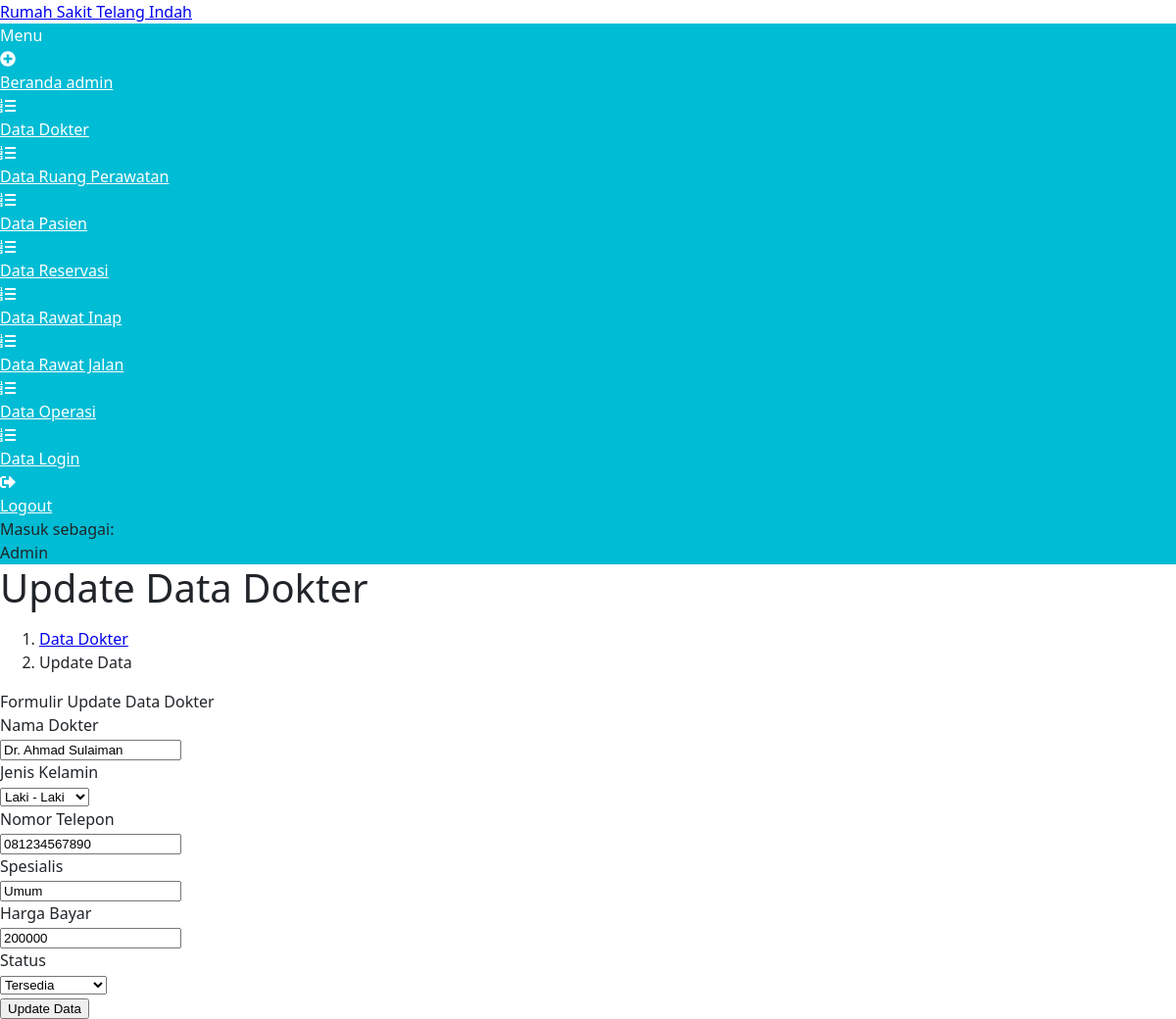
The page /updatedokter.php?op=edit&id=1 (signed in) on the database its author committed.
### tables this page shows
CREATE TABLE `dokter` (
  `id_dokter` int(11) NOT NULL,
  `nama_dokter` varchar(50) NOT NULL,
  `jenis_kelamin` enum('Laki - Laki','Perempuan') NOT NULL,
  `no_telepon` varchar(20) NOT NULL,
  `spesialis` varchar(20) NOT NULL,
  `harga_bayar` int(10) NOT NULL,
  `status` enum('Tersedia','Tidak Tersedia') NOT NULL
);

### updatedokter.php (the view, shortened to what this page needs)
<?php
require 'function.php';
if (isset($_GET['op'])) {
    $op = $_GET['op'];
} else {
    $op = "";
}
if ($op == 'edit' && isset($_GET['id'])) {
    $id = $_GET['id'];
    $sql_select = "SELECT * FROM dokter WHERE id_dokter=?";
    $stmt = mysqli_prepare($koneksi, $sql_select);
    mysqli_stmt_bind_param($stmt, 'i', $id);
    mysqli_stmt_execute($stmt);
    $result = mysqli_stmt_get_result($stmt);
    $row = mysqli_fetch_assoc($result);
}
?>
<!DOCTYPE html>
<html lang="en">
<head>
    <link href="https://cdn.jsdelivr.net/npm/simple-datatables@latest/dist/style.css" rel="stylesheet" />
    <link href="css/styles.css" rel="stylesheet" />
</head>
<body class="sb-nav-fixed">
<nav class="sb-topnav navbar navbar-expand navbar-dark bg-primary">
        <a class="navbar-brand ps-3" href="user.php">Rumah Sakit Telang Indah</a>
    </nav>
    <div id="layoutSidenav">
        <div id="layoutSidenav_nav">
            <nav class="sb-sidenav accordion sb-sidenav-dark bg-cyan" id="sidenavAccordion">
                <div class="sb-sidenav-menu">
                    <div class="nav">
                        <div class="sb-sidenav-menu-heading">Menu</div>
                        <a class="nav-link" href="admin.php">
                            <div class="sb-nav-link-icon"><i class="fas fa-plus-circle"></i></div>
                            Beranda admin
                        </a>
                        <a class="nav-link" href="tabeldokter.php">
                            <div class="sb-nav-link-icon"><i class="fas fa-list-ol"></i></div>
                            Data Dokter
                        </a>
                        <a class="nav-link" href="tabelruangperawatan.php">
                            <div class="sb-nav-link-icon"><i class="fas fa-list-ol"></i></div>
                            Data Ruang Perawatan
                        </a>
                        <a class="nav-link" href="tabelpasien.php">
                            <div class="sb-nav-link-icon"><i class="fas fa-list-ol"></i></div>
                            Data Pasien
                        </a>
                        <a class="nav-link" href="tabelreservasi.php">
                            <div class="sb-nav-link-icon"><i class="fas fa-list-ol"></i></div>
                            Data Reservasi
                        </a>
                        <a class="nav-link" href="tabelrawatinap.php">
                            <div class="sb-nav-link-icon"><i class="fas fa-list-ol"></i></div>
                            Data Rawat Inap
                        </a>
                        <a class="nav-link" href="tabelrawatjalan.php">
                            <div class="sb-nav-link-icon"><i class="fas fa-list-ol"></i></div>
                            Data Rawat Jalan
                        </a>
                        <a class="nav-link" href="tabeloperasi.php">
                            <div class="sb-nav-link-icon"><i class="fas fa-list-ol"></i></div>
                            Data Operasi
                        </a>
                        <a class="nav-link" href="tabellogin.php">
                            <div class="sb-nav-link-icon"><i class="fas fa-list-ol"></i></div>
                            Data Login
                        </a>
                        <a class="nav-link" href="logout.php">
                            <div class="sb-nav-link-icon"><i class="fas fa-sign-out-alt"></i></div>
                            Logout
                        </a>
                    </div>
                </div>
                <div class="sb-sidenav-footer">
                    <div class="small">Masuk sebagai:</div>
                    Admin
                </div>
            </nav>
        </div>
        <div id="layoutSidenav_content">
            <main>
                <div class="container-fluid px-4">
                    <h1 class="mt-4">Update Data Dokter</h1>
                    <ol class="breadcrumb mb-4">
                        <li class="breadcrumb-item"><a href="tabeldokter.php">Data Dokter</a></li>
                        <li class="breadcrumb-item active">Update Data</li>
                    </ol>
                    <div class="mx-auto">
                        <div class="card mb-4">
                            <div class="card-header">
                                Formulir Update Data Dokter
                            </div>
                            <div class="card-body">
                                <form method="POST">
                                    <div class="mb-3 row">
                                        <label for="nama_dokter" class="col-sm-2 col-form-label">Nama Dokter</label>
                                        <div class="col-sm-10">
                                            <input type="text" class="form-control" id="nama_dokter" name="nama_dokter" value="<?= isset($row['nama_dokter']) ? $row['nama_dokter'] : '' ?>" required>
                                        </div>
                                    </div>
                                    <div class="mb-3 row">
                                        <label for="jenis_kelamin" class="col-sm-2 col-form-label">Jenis Kelamin</label>
                                        <div class="col-sm-10">
                                            <select class="form-select" id="jenis_kelamin" name="jenis_kelamin" required>
                                                <option value="Laki - Laki" <?= isset($row['jenis_kelamin']) && $row['jenis_kelamin'] == 'Laki - Laki' ? 'selected' : '' ?>>Laki - Laki</option>
                                            </select>
                                        </div>
                                    </div>
                                    <div class="mb-3 row">
                                        <label for="no_telepon" class="col-sm-2 col-form-label">Nomor Telepon</label>
                                        <div class="col-sm-10">
                                            <input type="text" class="form-control" id="no_telepon" name="no_telepon" value="<?= isset($row['no_telepon']) ? $row['no_telepon'] : '' ?>" required>
                                        </div>
                                    </div>
                                    <div class="mb-3 row">
                                        <label for="spesialis" class="col-sm-2 col-form-label">Spesialis</label>
                                        <div class="col-sm-10">
                                            <input type="text" class="form-control" id="spesialis" name="spesialis" value="<?= isset($row['spesialis']) ? $row['spesialis'] : '' ?>" required>
                                        </div>
                                    </div>
                                    <div class="mb-3 row">
                                        <label for="harga_bayar" class="col-sm-2 col-form-label">Harga Bayar</label>
                                        <div class="col-sm-10">
                                            <input type="text" class="form-control" id="harga_bayar" name="harga_bayar" value="<?= isset($row['harga_bayar']) ? $row['harga_bayar'] : '' ?>" required>
                                        </div>
                                    </div>
                                    <div class="mb-3 row">
                                        <label for="status" class="col-sm-2 col-form-label">Status</label>
                                        <div class="col-sm-10">
                                            <select class="form-select" id="status" name="status" required>
                                                <option value="Tersedia" <?= isset($row['status']) && $row['status'] == 'Tersedia' ? 'selected' : '' ?>>Tersedia</option>
                                            </select>
                                        </div>
                                    </div>
                                    <button type="submit" class="btn btn-primary">Update Data</button>
                                </form>
                            </div>
                        </div>
                    </div>
                </div>
            </main>
        </div>
    </div>
</body>
</html>

### css/styles.css (style rules this page uses)
:root { --bs-blue: #0d6efd; --bs-indigo: #6610f2; --bs-purple: #6f42c1; --bs-pink: #d63384; --bs-red: #dc3545; --bs-orange: #fd7e14; --bs-yellow: #ffc107; --bs-green: #198754; --bs-teal: #20c997; --bs-cyan: #0dcaf0; --bs-white: #fff; --bs-gray: #6c757d; --bs-gray-dark: #343a40; --bs-primary: #0d6efd; --bs-secondary: #6c757d; --bs-success: #198754; --bs-info: #0dcaf0; --bs-warning: #ffc107; --bs-danger: #dc3545; --bs-light: #f8f9fa; --bs-dark: #212529; --bs-font-sans-serif: system-ui, -apple-system, "Segoe UI", Roboto, "Helvetica Neue", Arial, "Noto Sans", "Liberation Sans", sans-serif, "Apple Color Emoji", "Segoe UI Emoji", "Segoe UI Symbol", "Noto Color Emoji"; --bs-font-monospace: SFMono-Regular, Menlo, Monaco, Consolas, "Liberation Mono", "Courier New", monospace; --bs-gradient: linear-gradient(180deg, rgba(255, 255, 255, 0.15), rgba(255, 255, 255, 0)); }
*, *::before, *::after { box-sizing: border-box; }
@media (prefers-reduced-motion: no-preference) { :root { scroll-behavior: smooth; } }
body { margin: 0; font-family: var(--bs-font-sans-serif); font-size: 1rem; font-weight: 400; line-height: 1.5; color: #212529; background-color: #fff; -webkit-text-size-adjust: 100%; -webkit-tap-highlight-color: rgba(0, 0, 0, 0); }
h6, .h6, h5, .h5, h4, .h4, h3, .h3, h2, .h2, h1, .h1 { margin-top: 0; margin-bottom: 0.5rem; font-weight: 500; line-height: 1.2; }
h1, .h1 { font-size: calc(1.375rem + 1.5vw); }
@media (min-width: 1200px) { h1, .h1 { font-size: 2.5rem; } }
body, html { height: 100%; }
#layoutSidenav { display: flex; min-height: 100vh; flex-direction: column; }
#layoutSidenav_content { flex: 1; display: flex; flex-direction: column; }
main { flex: 1; }
.bg-cyan { background-color: #00bcd4 !important; }
.sb-sidenav-menu .nav .sb-sidenav-menu-heading, .sb-sidenav-menu .nav .nav-link { color: white !important; }

### rows shown on the page
dokter: nama_dokter "Dr. Ahmad Sulaiman", jenis_kelamin "Laki - Laki", no_telepon "081234567890", spesialis "Umum", harga_bayar "200000", status "Tersedia"
